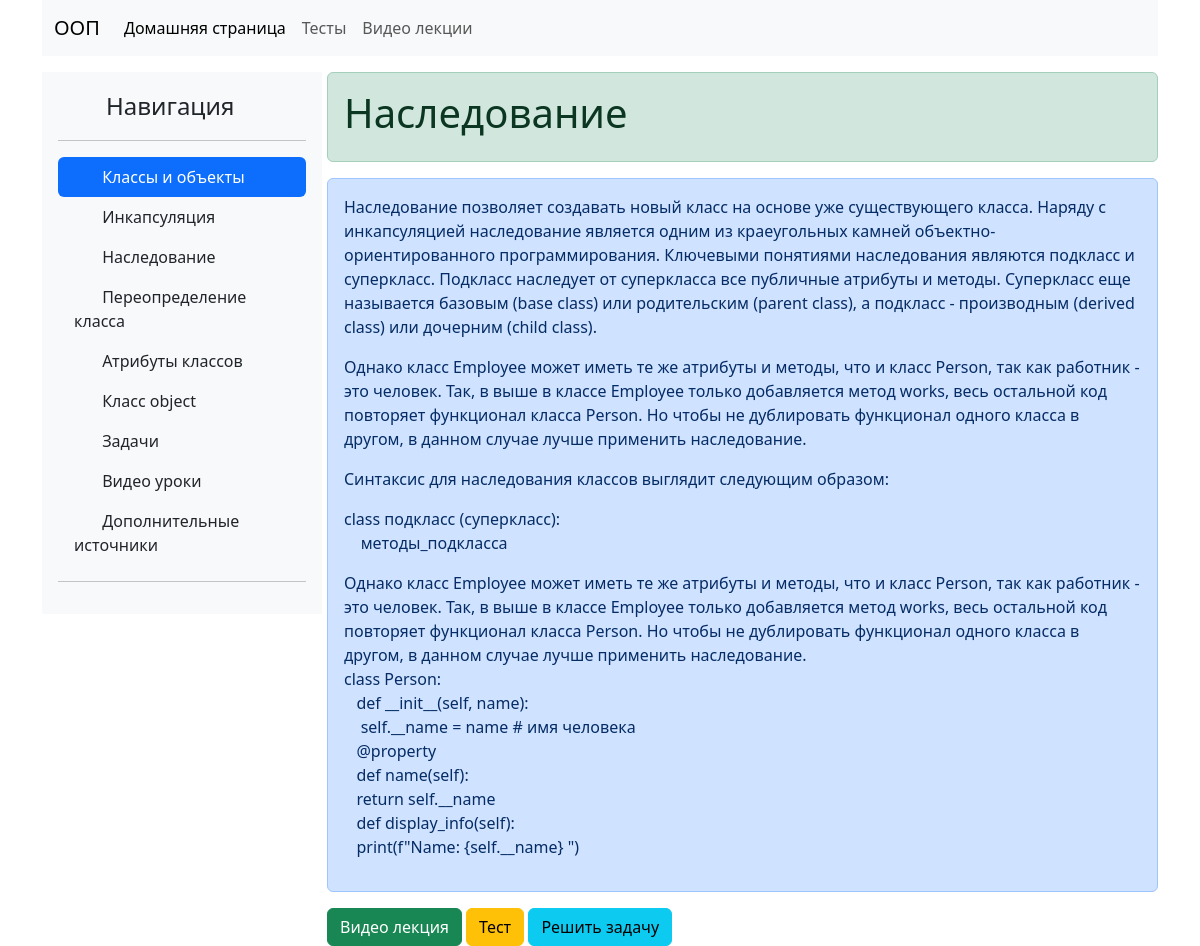
Screenshot of //inheritance with the database file from the repository.
### oopBook/models.py (models this page shows, shortened)
class Topics(models.Model):
    name = models.CharField(max_length=50)
    short_description = models.TextField()
    large_description = models.TextField()

### oopBook/views.py (the view)
# urls.py: path('/inheritance', views.inheritance, name = 'inheritance'),
def inheritance(request) :
    context = {
        "inher" : Topics.objects.filter(name='Наследование')
    }
    return render(request, 'oopBook/inheritance.html', context)

### oopBook/templates/oopBook/inheritance.html (shortened to what this page needs)
{% extends 'oopBook/base.html' %}
{% block content %}
    {% for project in inher %}
        <div class="alert alert-success" role="alert">
            <h1>{{ project.name }} </h1>
        </div>
        <div class="alert alert-primary " role="alert">
        <p class="text-justify">
            {{ project.short_description }}
            <p style="font-weight: normal;">{{ project.large_description }}</p>
            <p>Синтаксис для наследования классов выглядит следующим образом:</p>
            <p>
                class подкласс (суперкласс):
                <br>
    &nbsp;&nbsp;&nbsp;&nbsp;методы_подкласса
            </p>
        {{ project.large_description }}
        <p>
            class Person:
            <br>
    &nbsp;&nbsp;&nbsp;def __init__(self, name):
            <br>
        &nbsp;&nbsp;&nbsp; self.__name = name   # имя человека
            <br>
    &nbsp;&nbsp;&nbsp;@property
            <br>
    &nbsp;&nbsp;&nbsp;def name(self):
            <br>
        &nbsp;&nbsp;&nbsp;return self.__name
            <br>
    &nbsp;&nbsp;&nbsp;def display_info(self):
            <br>
        &nbsp;&nbsp;&nbsp;print(f"Name: {self.__name} ")
        </p>
        </div>
        <a class="btn btn-success" href="{% url 'video_lessons' %}" role="button">Видео лекция</a>
        <a class="btn btn-warning" href="{% url 'tests' %}" role="button">Тест</a>
        <a class="btn btn-info" href="{% url 'tasks' %}" role="button">Решить задачу</a>
    {% endfor %}
{% endblock  %}

### rows the page displays
Topics: name "Наследование", short_description "Наследование позволяет создавать новый класс на основе уже существующего класса. Наряду с инкапсуляцией наследование является одним из краеугольных камней объектно-ориентированного программирования. Ключевыми понятиями наследования являются подкласс и суперкласс. Подкласс наследует от суперкласса все публичные атрибуты и методы. Суперкласс еще называется базовым (base class) или родительским (parent class), а подкласс - производным (derived class) или дочерним (child class).", large_description "Однако класс Employee может иметь те же атрибуты и методы, что и класс Person, так как работник - это человек. Так, в выше в классе Employee только добавляется метод works, весь остальной код повторяет функционал класса Person. Но чтобы не дублировать функционал одного класса в другом, в данном случае лучше применить наследование."
